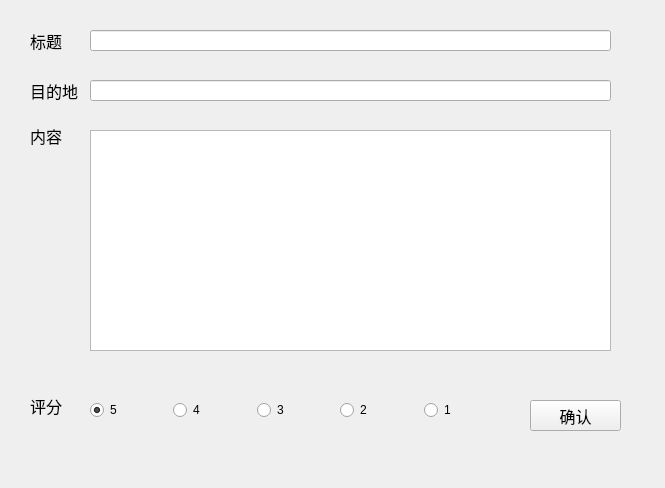
<?xml version="1.0" encoding="UTF-8"?>
<ui version="4.0">
 <class>DiaryView</class>
 <widget class="QWidget" name="DiaryView">
  <property name="geometry">
   <rect>
    <x>0</x>
    <y>0</y>
    <width>665</width>
    <height>488</height>
   </rect>
  </property>
  <property name="windowTitle">
   <string>Form</string>
  </property>
  <widget class="QLabel" name="label_3">
   <property name="geometry">
    <rect>
     <x>30</x>
     <y>120</y>
     <width>51</width>
     <height>31</height>
    </rect>
   </property>
   <property name="font">
    <font>
     <pointsize>12</pointsize>
    </font>
   </property>
   <property name="text">
    <string>内容</string>
   </property>
  </widget>
  <widget class="QPlainTextEdit" name="content">
   <property name="geometry">
    <rect>
     <x>90</x>
     <y>130</y>
     <width>521</width>
     <height>221</height>
    </rect>
   </property>
   <property name="readOnly">
    <bool>true</bool>
   </property>
  </widget>
  <widget class="QLabel" name="label">
   <property name="geometry">
    <rect>
     <x>30</x>
     <y>30</y>
     <width>51</width>
     <height>21</height>
    </rect>
   </property>
   <property name="font">
    <font>
     <pointsize>12</pointsize>
    </font>
   </property>
   <property name="text">
    <string>标题</string>
   </property>
  </widget>
  <widget class="QLineEdit" name="dest">
   <property name="geometry">
    <rect>
     <x>90</x>
     <y>80</y>
     <width>521</width>
     <height>21</height>
    </rect>
   </property>
   <property name="readOnly">
    <bool>true</bool>
   </property>
  </widget>
  <widget class="QLineEdit" name="title">
   <property name="enabled">
    <bool>true</bool>
   </property>
   <property name="geometry">
    <rect>
     <x>90</x>
     <y>30</y>
     <width>521</width>
     <height>21</height>
    </rect>
   </property>
   <property name="readOnly">
    <bool>true</bool>
   </property>
  </widget>
  <widget class="QLabel" name="label_2">
   <property name="geometry">
    <rect>
     <x>30</x>
     <y>80</y>
     <width>51</width>
     <height>21</height>
    </rect>
   </property>
   <property name="font">
    <font>
     <pointsize>12</pointsize>
    </font>
   </property>
   <property name="text">
    <string>目的地</string>
   </property>
  </widget>
  <widget class="QWidget" name="horizontalLayoutWidget">
   <property name="geometry">
    <rect>
     <x>90</x>
     <y>370</y>
     <width>411</width>
     <height>80</height>
    </rect>
   </property>
   <layout class="QHBoxLayout" name="horizontalLayout">
    <item>
     <widget class="QRadioButton" name="radio5">
      <property name="enabled">
       <bool>true</bool>
      </property>
      <property name="text">
       <string>5</string>
      </property>
      <property name="checked">
       <bool>true</bool>
      </property>
     </widget>
    </item>
    <item>
     <widget class="QRadioButton" name="radio3">
      <property name="text">
       <string>4</string>
      </property>
      <property name="checked">
       <bool>false</bool>
      </property>
     </widget>
    </item>
    <item>
     <widget class="QRadioButton" name="radio2">
      <property name="text">
       <string>3</string>
      </property>
     </widget>
    </item>
    <item>
     <widget class="QRadioButton" name="radio4">
      <property name="text">
       <string>2</string>
      </property>
     </widget>
    </item>
    <item>
     <widget class="QRadioButton" name="radio1">
      <property name="text">
       <string>1</string>
      </property>
     </widget>
    </item>
   </layout>
  </widget>
  <widget class="QLabel" name="label_4">
   <property name="geometry">
    <rect>
     <x>30</x>
     <y>390</y>
     <width>51</width>
     <height>31</height>
    </rect>
   </property>
   <property name="font">
    <font>
     <pointsize>12</pointsize>
    </font>
   </property>
   <property name="text">
    <string>评分</string>
   </property>
  </widget>
  <widget class="QPushButton" name="confirmBnt">
   <property name="geometry">
    <rect>
     <x>530</x>
     <y>400</y>
     <width>91</width>
     <height>31</height>
    </rect>
   </property>
   <property name="font">
    <font>
     <pointsize>12</pointsize>
    </font>
   </property>
   <property name="text">
    <string>确认</string>
   </property>
  </widget>
 </widget>
 <resources/>
 <connections/>
</ui>
